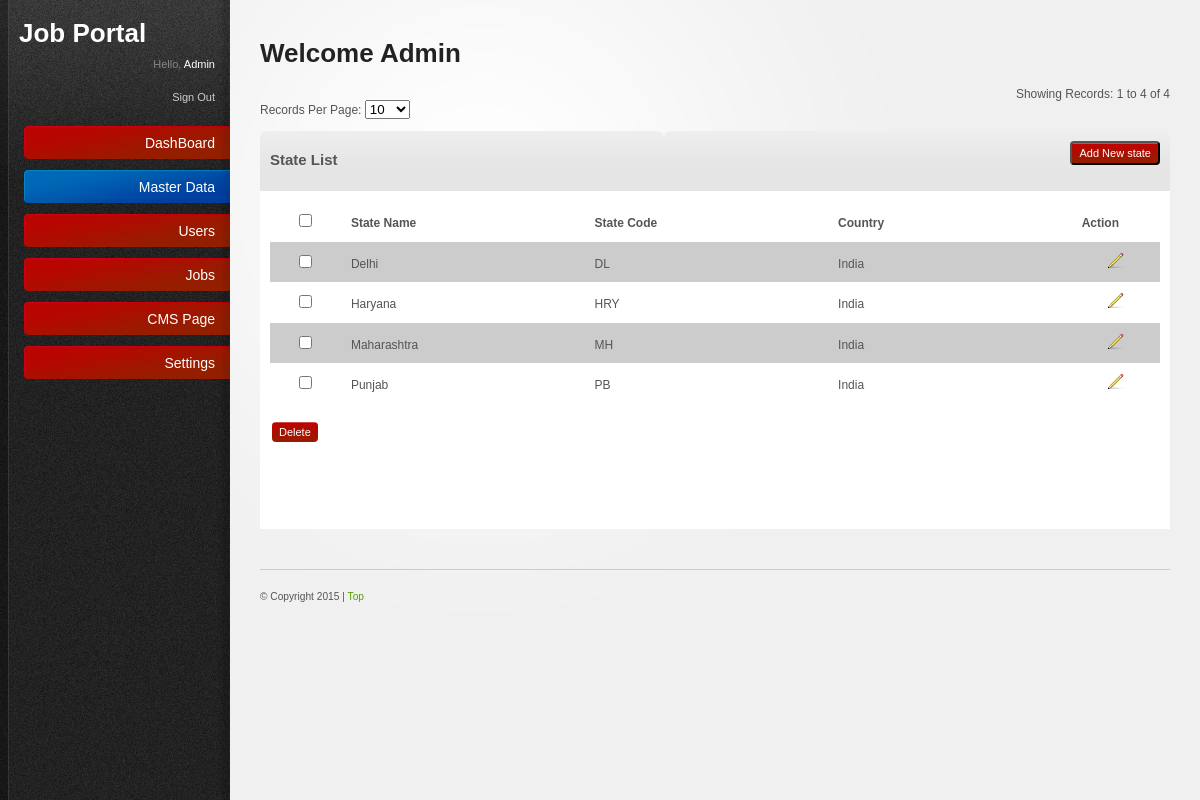
The page /admin/state.php (signed in) on the database its author committed.
### tables this page shows
CREATE TABLE `state` (
  `id` int(11) NOT NULL AUTO_INCREMENT,
  `state` varchar(51) NOT NULL,
  `code` varchar(11) NOT NULL,
  `cid` int(11) NOT NULL COMMENT 'Country ID',
  PRIMARY KEY (`id`)
);

CREATE TABLE `country` (
  `id` int(11) NOT NULL AUTO_INCREMENT,
  `country` varchar(51) NOT NULL,
  `code` varchar(11) NOT NULL,
  PRIMARY KEY (`id`)
);

### admin/includes/paging.inc.php (called while the page is built, shortened)
<?php
class Pager {
function pageSize($size)
{
if(!empty($size))
{
return $size;
}else{
return 25;
}
}
function findStart($limit) {
if ((!isset($_GET['page'])) || ($_GET['page'] == "1")) {
$start = 0;
}
else {
$start = ($_GET['page']-1) * $limit;
}
return $start;
}
function pageList($curpage, $pages,$pagesize,$queryString=false)
{
$page_list = "";
$limit=$pages-4;
$startpage=$curpage;
if($pages<=5)
{
$startpage=1;
$lastpage=$pages;
}
elseif($startpage>$limit)
{
$startpage=$limit;
$lastpage=$pages;
}
else
{
$lastpage=$startpage+4;
}
for ($i=$startpage; $i<=$pages and $i<=$lastpage; $i++)
{
if ($i == $curpage)
{
$page_list .= "<b>".$i."</b>";
}
else
{
$page_list .= "<a href=\"".$_SERVER['PHP_SELF']."?page=".$i."&".$queryString."&pagesize=".$pagesize."\" title=\"Page ".$i."\">".$i."</a>";
}
$page_list .= " ";
}
$page_list .= "</td>\n";
return $page_list;
}
function showingRecords($start,$limit,$count) {
$toEnd=$start+$limit;
if($toEnd>$count) {
$endPoint=$count;
}else {
$endPoint=$toEnd;
}
return ($start+1)." to ".$endPoint." of ".$count;
}
}
?>

### admin/includes/generalFunction.php (called while the page is built, shortened)
<?php
function return_country_name($id)
{
	$qry = "select country from country where id='$id'";
	$get = mysql_query($qry);
	$fetch = mysql_fetch_array($get);
	$return = $fetch['country'];
	return $return;
}
?>

### admin/state.php (the view, shortened to what this page needs)
<?
	require_once("includes/paging.inc.php");
	require_once("includes/generalFunction.php");
	$paging = new Pager;
	$pagesize=$_GET['pagesize'];
    $sql="select * from state where 1 order by state";
	 $limit=$paging->pageSize($pagesize);
	$start = $paging->findStart($limit);
	$ExecQuery=mysql_query($sql) or die(mysql_error());
	$count=mysql_num_rows($ExecQuery);
	$showingR=$paging->showingRecords($start,$limit,$count);
	$Exec=mysql_query("$sql $orders LIMIT  $start , $limit") or die(mysql_error());
    $countrecord=mysql_num_rows($Exec);
?>
<!DOCTYPE html PUBLIC "-//W3C//DTD XHTML 1.0 Strict//EN"
"http://www.w3.org/TR/xhtml1/DTD/xhtml1-strict.dtd">
<html xmlns="http://www.w3.org/1999/xhtml">
	<head>
		<link rel="stylesheet" href="resources/css/reset.css" type="text/css" media="screen" />
		<link rel="stylesheet" href="resources/css/style.css" type="text/css" media="screen" />
		<link rel="stylesheet" href="resources/css/invalid.css" type="text/css" media="screen" />
	</head>
	<body>
    <div id="body-wrapper">
	  <? include('left.php');	?>
     <div id="main-content">
			<h2>Welcome <?=ucfirst($_SESSION["username"]); ?></h2>
				 <tr>
		<td>
			<br>
					<?
  if($countrecord>0) {
  ?>
		<div align="right">Showing Records: <?=$showingR?></div>
		<div>Records Per Page:
			<select name="pagesize" id="pagesize" onchange="location.href='state.php?&pagesize='+this.value">
           		<option value="10" <? if($pagesize==10){echo "selected";} ?>>10</option>
			 </select>
		</div><br />
		<?
	}
		?>
		</td></tr>
			<table border="0" cellpadding="0" cellspacing="0" width="100%">
			  <tbody>
			  <tr>
				<td class="content-box-header">
					<b style='font-size:15px;'>State List</b>
				   </td>
                   <td class="content-box-header">
					<form name="createCity" method="post" action="add_state.php">
                    <div style="float:right">
                    <input class="button"  type="submit" name="createcity" value="Add New state" >
					</div>
                    </form>
				   </td>
			  </tr>
			</tbody>
			</table>
		<table border="0" cellpadding="0" cellspacing="0">
			<tr>
				<td>
        <form method="post" name="frm" id="form1" onsubmit="return chkForm(this);">
	     <table class="tableList" border="0" cellpadding="0" cellspacing="1" width="100%">
		  <tbody>
  <?
  if($countrecord>0) {
    ?>
		  <tr>
			 <th width="2%" bgcolor="#FFFFFF">
			 	<input name="check_all" id="check_all" value="1" onclick="checkall(this.form)"  type="checkbox">
			  </th>
              <th align="left" width="10%" bgcolor="#FFFFFF"><b>State Name</b> </th>
              <th align="left" width="10%" bgcolor="#FFFFFF"><b>State Code</b> </th>
              <th align="left" width="10%" bgcolor="#FFFFFF"><b>Country</b> </th>
              <th align="left" width="2%" bgcolor="#FFFFFF"><b>Action</b></th>
              </tr>
              <?
				   $i=0;
              while($records=mysql_fetch_array($Exec)) {
				if($i%2==0){$CL="#CCCCCC";}else{$CL="#FFFFFF";}
              ?>
			  <tr>
				<td align="center" bgcolor='<?=$CL?>'><input name="arr_pd_ids[]" id="arr_pd_ids[]" value="<?=$records['id']?>" type="checkbox"></td>
                <td bgcolor='<?=$CL?>'><? echo $records['state'];?> </td>
                <td bgcolor='<?=$CL?>'><? echo $records['code'];?> </td>
                <td bgcolor='<?=$CL?>'><?php echo return_country_name($records['cid']);?> </td>
                <td align="center" bgcolor='<?=$CL?>'><span style="cursor:pointer" onclick="return actionPerform('updatestate.php','<?=$records['id']?>','cit_id','frm');">
                     <img src="resources/images/icons/pencil.png" alt="Edit" border="0" height="16" width="16"></span></td>
  			</tr>
              <?
         $i++; }
              ?>
            </tbody>
          </table>
          <table border="0" cellpadding="0" cellspacing="0" width="100%">
          <tbody>
   		  <tr>
            <td style="padding: 2px;" ><br />
			        <input name="Delete" id="Delete"  value="Delete" class="button" onclick="return deleteConfirmFromUser1('arr_pd_ids[]')"
                    type="submit" style="border:0px;" />
            </td>
          </tr>
          <tr>
          	<td>&nbsp;</td>
          </tr>
          <tr>
          	<td>
          		<table border="0" cellpadding="0" cellspacing="0" width="100%">
	          		<tr>
	          			<td width="90%" align="center">
	          			</td>
	          		</tr>
          		</table>
          	</td>
          </tr>
          <?
      }else{
	     echo '<tr>
          	<td align="center">
          		No Records
          	</td>
          </tr>';
      }
          ?>
        </tbody>
        </table>
      </form>
		</td>
			</tr>
        </table>
    <? require('footer.php') ?>
</div>
</div>
</div></body>
</html>

### admin/resources/css/style.css (style rules this page uses)
html { font-size: 100%; height: 100%; margin-bottom: 1px; }
body { font-family: Arial, Helvetica, sans-serif; color: #555; background: #f0f0f0 url('../images/bg-body.gif') top left repeat-y; font-size: 12px; }
#body-wrapper { background: url('../images/bg-radial-gradient.gif') fixed 230px top no-repeat; }
h1, h2, h3, h4, h5, h6 { font-family: Helvetica, Arial, sans-serif; color: #222; font-weight: bold; }
h2 { font-size: 26px; padding: 0 0 10px 0; }
.button { font-family: Verdana, Arial, sans-serif; text-align:center display: inline-block; background: url('../images/bg-button-green.gif') top left repeat-x !important; padding: 4px 7px 4px 7px !important; color: #fff !important; font-size: 11px !important; cursor: pointer; }
#main-content { margin: 0 30px 0 260px; padding: 40px 0 0 0; }
.content-box-header { background: #e5e5e5 url('../images/bg-content-box.gif') top left repeat-x; margin-top: 1px; height: 40px; }
#main-content table { width: 100%; }
#main-content tbody { border-bottom: 1px solid #ddd; }
#main-content tbody tr { background: #fff; }
#main-content table td, #main-content table th { padding: 10px; line-height: 1.3em; }
form input[type="checkbox"], form input[type="radio"] { padding: 0; background: none; border: 0; }

### admin/resources/css/invalid.css (style rules this page uses)
.button, #main-content table tfoot td .bulk-actions select, .pagination a.number, form input.text-input, form textarea, form .wysiwyg, form select, .dp-popup { -moz-border-radius: 4px; -webkit-border-radius: 4px; border-radius: 4px; }
.content-box, .content-box-header, ul.content-box-tabs li a.current, .shortcut-button, .notification { -moz-border-radius: 6px; -webkit-border-radius: 6px; border-radius: 6px; }
.content-box-header { -moz-border-radius-bottomleft: 0; -moz-border-radius-bottomright: 0; -webkit-border-bottom-left-radius: 0; -webkit-border-bottom-right-radius: 0; border-bottom-left-radius: 0; border-bottom-right-radius: 0; }

### rows shown on the page
state: state "Delhi", code "DL", cid.country "India"
state: state "Haryana", code "HRY", cid.country "India"
state: state "Maharashtra", code "MH", cid.country "India"
state: state "Punjab", code "PB", cid.country "India"

### other values the page prints
$_SESSION["username"] "Admin"
$showingR "1 to 4 of 4"
